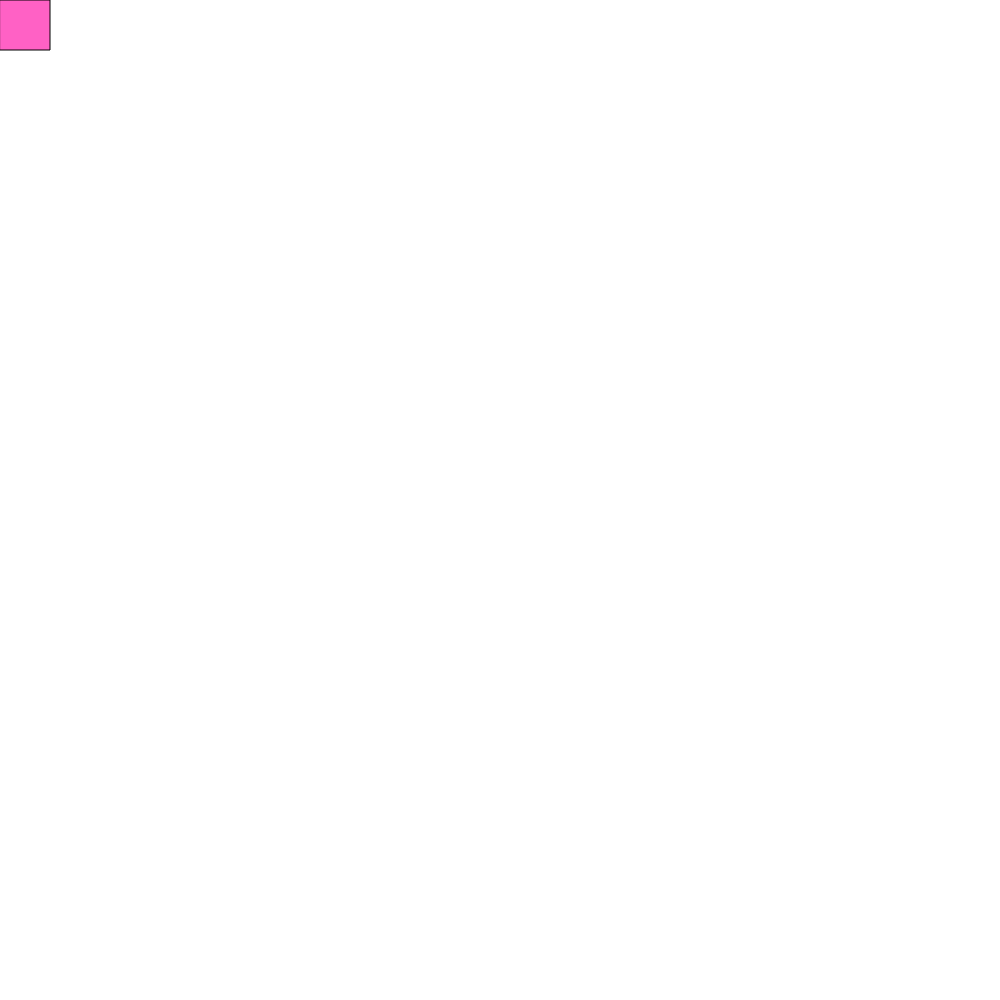
Frame 1 (no input)
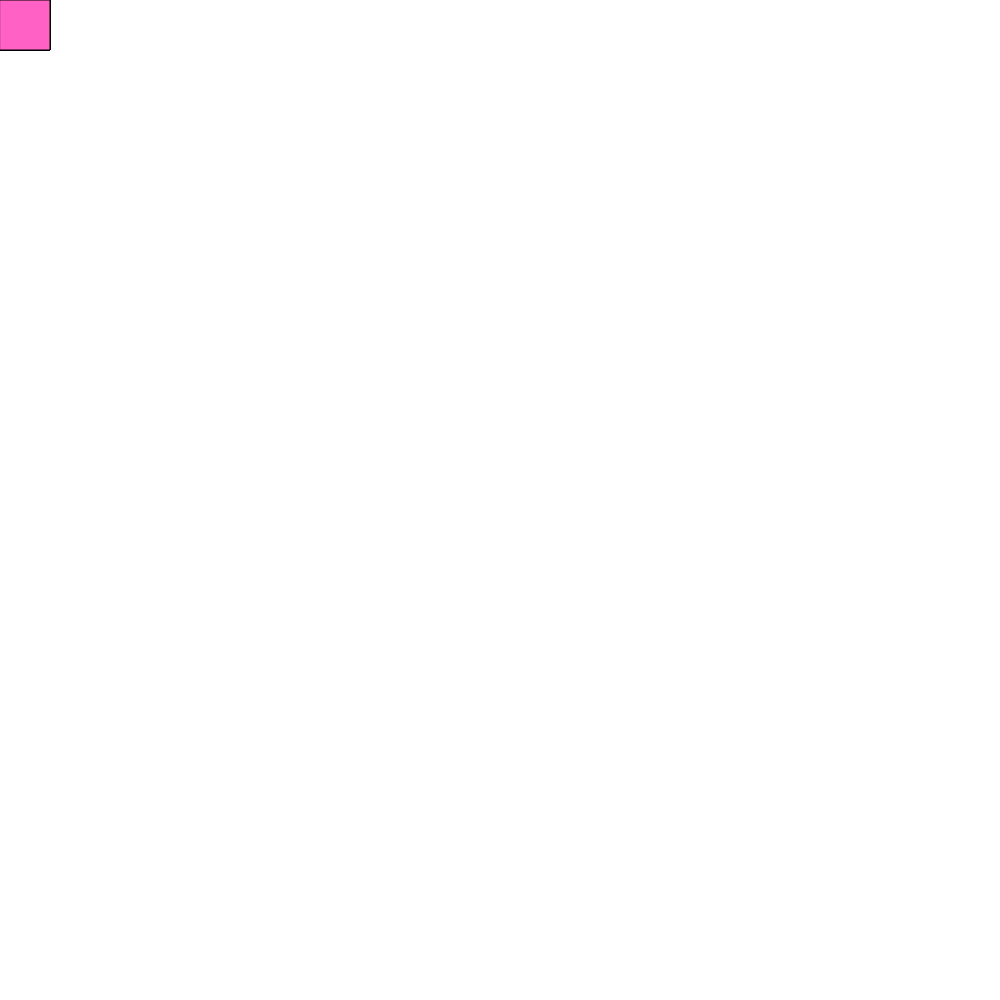
Frame 60 (no input)
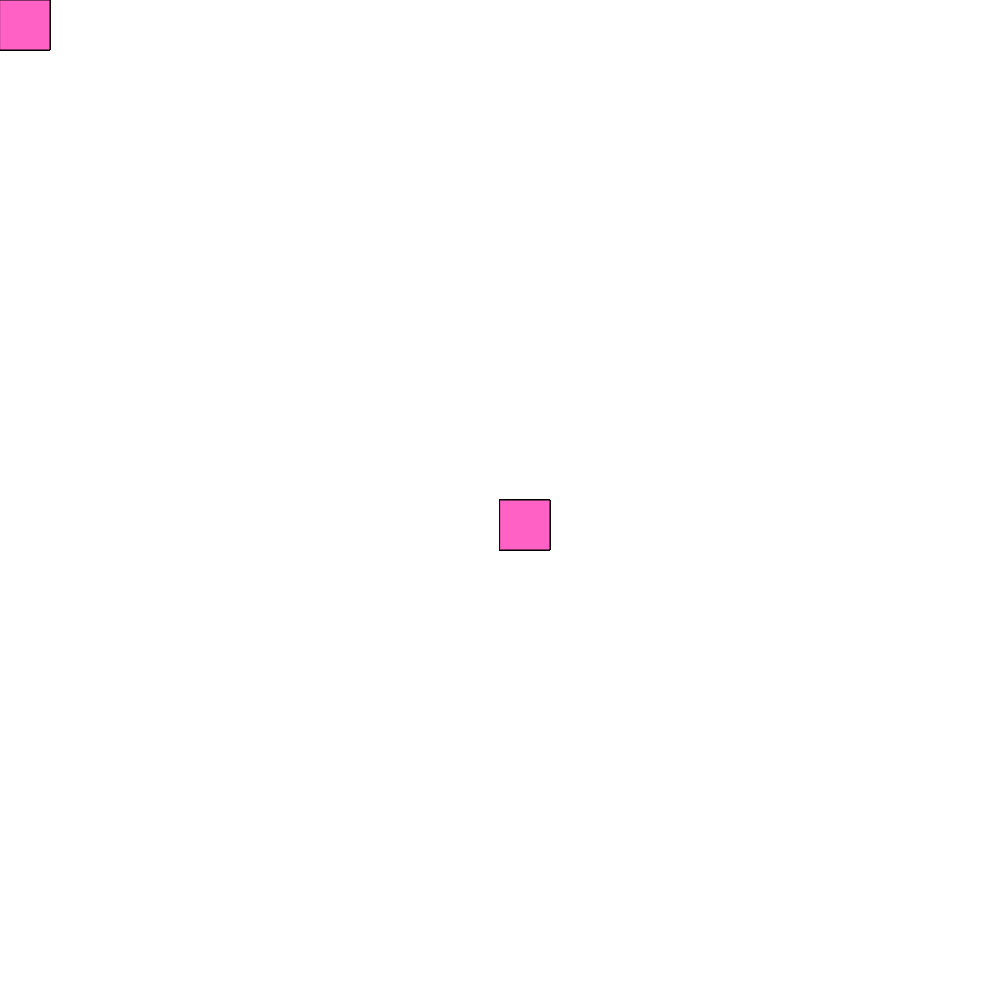
Frame 120 (the mouse pressed at the canvas centre since frame 60)

The p5.js sketch that drew these frames (run headless with seeded random() and noise() and a simulated clock; from frame 60 on, the mouse is pressed at the canvas centre):

// p5.js sketch
// ── sketch.js
function setup() {
  // put setup code here
  createCanvas(1000, 1000);
}

function draw() {
  // put drawing code here
  fill(255, 97, 197)
  rect(mouseX, mouseY, 50, 50) ;
}
